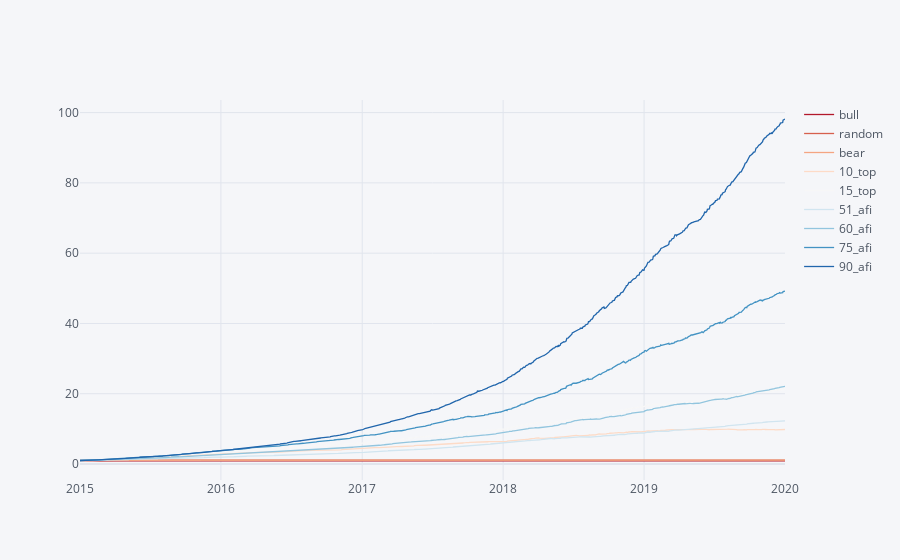

The cell this chart's notebook holds for it:
### Code cell
data.cumsum().apply(np.exp).iplot(colorscale='RdBu')

### Figure 1 — Plotly figure (JSON) as saved in the notebook; plotly's stock layout.template omitted (floating-point values rounded to 4 significant figures; data arrays with more than 128 entries replaced by an {"elided": "..."} marker saying what was removed)
{"data": [{"line": {"color": "rgba(178, 24, 43, 1.0)", "dash": "solid", "shape": "linear", "width": 1.3}, "mode": "lines", "name": "bull", "text": "", "type": "scatter", "x": {"elided": "1305 str values"}, "y": {"elided": "1305 float values"}}, {"line": {"color": "rgba(214, 96, 77, 1.0)", "dash": "solid", "shape": "linear", "width": 1.3}, "mode": "lines", "name": "random", "text": "", "type": "scatter", "x": {"elided": "1305 str values"}, "y": {"elided": "1305 float values"}}, {"line": {"color": "rgba(244, 165, 130, 1.0)", "dash": "solid", "shape": "linear", "width": 1.3}, "mode": "lines", "name": "bear", "text": "", "type": "scatter", "x": {"elided": "1305 str values"}, "y": {"elided": "1305 float values"}}, {"line": {"color": "rgba(253, 219, 199, 1.0)", "dash": "solid", "shape": "linear", "width": 1.3}, "mode": "lines", "name": "10_top", "text": "", "type": "scatter", "x": {"elided": "1305 str values"}, "y": {"elided": "1305 float values"}}, {"line": {"color": "rgba(247, 247, 247, 1.0)", "dash": "solid", "shape": "linear", "width": 1.3}, "mode": "lines", "name": "15_top", "text": "", "type": "scatter", "x": {"elided": "1305 str values"}, "y": {"elided": "1305 float values"}}, {"line": {"color": "rgba(209, 229, 240, 1.0)", "dash": "solid", "shape": "linear", "width": 1.3}, "mode": "lines", "name": "51_afi", "text": "", "type": "scatter", "x": {"elided": "1305 str values"}, "y": {"elided": "1305 float values"}}, {"line": {"color": "rgba(146, 197, 222, 1.0)", "dash": "solid", "shape": "linear", "width": 1.3}, "mode": "lines", "name": "60_afi", "text": "", "type": "scatter", "x": {"elided": "1305 str values"}, "y": {"elided": "1305 float values"}}, {"line": {"color": "rgba(67, 147, 195, 1.0)", "dash": "solid", "shape": "linear", "width": 1.3}, "mode": "lines", "name": "75_afi", "text": "", "type": "scatter", "x": {"elided": "1305 str values"}, "y": {"elided": "1305 float values"}}, {"line": {"color": "rgba(33, 102, 172, 1.0)", "dash": "solid", "shape": "linear", "width": 1.3}, "mode": "lines", "name": "90_afi", "text": "", "type": "scatter", "x": {"elided": "1305 str values"}, "y": {"elided": "1305 float values"}}], "layout": {"autosize": true, "legend": {"bgcolor": "#F5F6F9", "font": {"color": "#4D5663"}}, "paper_bgcolor": "#F5F6F9", "plot_bgcolor": "#F5F6F9", "title": {"font": {"color": "#4D5663"}}, "xaxis": {"autorange": true, "gridcolor": "#E1E5ED", "range": ["2015-01-01", "2020-01-01"], "showgrid": true, "tickfont": {"color": "#4D5663"}, "title": {"font": {"color": "#4D5663"}, "text": ""}, "type": "date", "zerolinecolor": "#E1E5ED"}, "yaxis": {"autorange": true, "gridcolor": "#E1E5ED", "range": [-4.548, 103.6], "showgrid": true, "tickfont": {"color": "#4D5663"}, "title": {"font": {"color": "#4D5663"}, "text": ""}, "type": "linear", "zerolinecolor": "#E1E5ED"}}}
